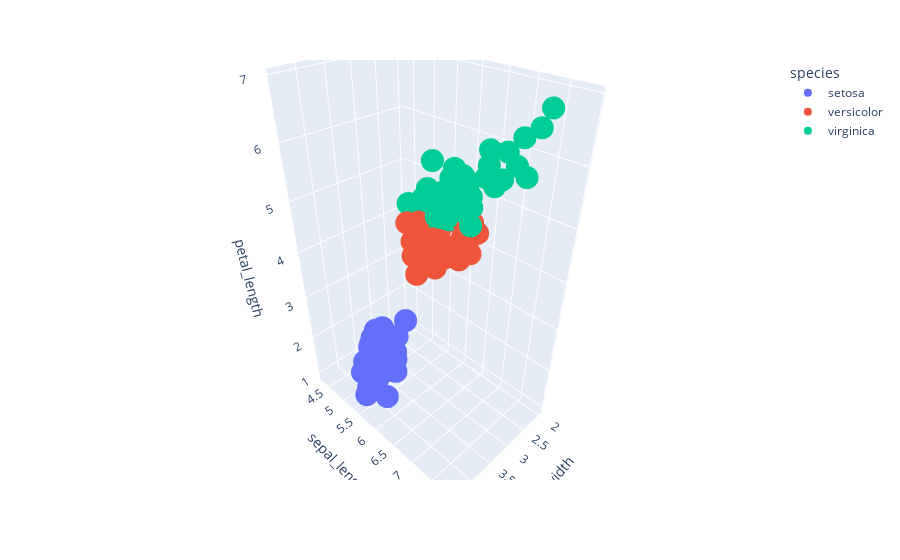

The notebook cell this image was saved under:
### Markdown cell above
################################
# Cell 06:
################################

### Code cell
# 01. Importar:
#     Bibliotecas: matplotlib, numpy
#     Módulos: pyplot
import cufflinks as cf
import plotly.express as px

# Load the iris dataset from Plotly
data = px.data.iris()
# Create a 3D scatter plot using Plotly and Cufflinks
fig = px.scatter_3d(data, x='sepal_width', y='sepal_length', z='petal_length', color='species')
fig.show()

### Figure 1 — Plotly figure (JSON) as saved in the notebook; plotly's stock layout.template omitted (floating-point values rounded to 4 significant figures)
{"data": [{"hovertemplate": "species=setosa<br>sepal_width=%{x}<br>sepal_length=%{y}<br>petal_length=%{z}<extra></extra>", "legendgroup": "setosa", "marker": {"color": "#636efa", "symbol": "circle"}, "mode": "markers", "name": "setosa", "scene": "scene", "showlegend": true, "type": "scatter3d", "x": [3.5, 3.0, 3.2, 3.1, 3.6, 3.9, 3.4, 3.4, 2.9, 3.1, 3.7, 3.4, 3.0, 3.0, 4.0, 4.4, 3.9, 3.5, 3.8, 3.8, 3.4, 3.7, 3.6, 3.3, 3.4, 3.0, 3.4, 3.5, 3.4, 3.2, 3.1, 3.4, 4.1, 4.2, 3.1, 3.2, 3.5, 3.1, 3.0, 3.4, 3.5, 2.3, 3.2, 3.5, 3.8, 3.0, 3.8, 3.2, 3.7, 3.3], "y": [5.1, 4.9, 4.7, 4.6, 5.0, 5.4, 4.6, 5.0, 4.4, 4.9, 5.4, 4.8, 4.8, 4.3, 5.8, 5.7, 5.4, 5.1, 5.7, 5.1, 5.4, 5.1, 4.6, 5.1, 4.8, 5.0, 5.0, 5.2, 5.2, 4.7, 4.8, 5.4, 5.2, 5.5, 4.9, 5.0, 5.5, 4.9, 4.4, 5.1, 5.0, 4.5, 4.4, 5.0, 5.1, 4.8, 5.1, 4.6, 5.3, 5.0], "z": [1.4, 1.4, 1.3, 1.5, 1.4, 1.7, 1.4, 1.5, 1.4, 1.5, 1.5, 1.6, 1.4, 1.1, 1.2, 1.5, 1.3, 1.4, 1.7, 1.5, 1.7, 1.5, 1.0, 1.7, 1.9, 1.6, 1.6, 1.5, 1.4, 1.6, 1.6, 1.5, 1.5, 1.4, 1.5, 1.2, 1.3, 1.5, 1.3, 1.5, 1.3, 1.3, 1.3, 1.6, 1.9, 1.4, 1.6, 1.4, 1.5, 1.4]}, {"hovertemplate": "species=versicolor<br>sepal_width=%{x}<br>sepal_length=%{y}<br>petal_length=%{z}<extra></extra>", "legendgroup": "versicolor", "marker": {"color": "#EF553B", "symbol": "circle"}, "mode": "markers", "name": "versicolor", "scene": "scene", "showlegend": true, "type": "scatter3d", "x": [3.2, 3.2, 3.1, 2.3, 2.8, 2.8, 3.3, 2.4, 2.9, 2.7, 2.0, 3.0, 2.2, 2.9, 2.9, 3.1, 3.0, 2.7, 2.2, 2.5, 3.2, 2.8, 2.5, 2.8, 2.9, 3.0, 2.8, 3.0, 2.9, 2.6, 2.4, 2.4, 2.7, 2.7, 3.0, 3.4, 3.1, 2.3, 3.0, 2.5, 2.6, 3.0, 2.6, 2.3, 2.7, 3.0, 2.9, 2.9, 2.5, 2.8], "y": [7.0, 6.4, 6.9, 5.5, 6.5, 5.7, 6.3, 4.9, 6.6, 5.2, 5.0, 5.9, 6.0, 6.1, 5.6, 6.7, 5.6, 5.8, 6.2, 5.6, 5.9, 6.1, 6.3, 6.1, 6.4, 6.6, 6.8, 6.7, 6.0, 5.7, 5.5, 5.5, 5.8, 6.0, 5.4, 6.0, 6.7, 6.3, 5.6, 5.5, 5.5, 6.1, 5.8, 5.0, 5.6, 5.7, 5.7, 6.2, 5.1, 5.7], "z": [4.7, 4.5, 4.9, 4.0, 4.6, 4.5, 4.7, 3.3, 4.6, 3.9, 3.5, 4.2, 4.0, 4.7, 3.6, 4.4, 4.5, 4.1, 4.5, 3.9, 4.8, 4.0, 4.9, 4.7, 4.3, 4.4, 4.8, 5.0, 4.5, 3.5, 3.8, 3.7, 3.9, 5.1, 4.5, 4.5, 4.7, 4.4, 4.1, 4.0, 4.4, 4.6, 4.0, 3.3, 4.2, 4.2, 4.2, 4.3, 3.0, 4.1]}, {"hovertemplate": "species=virginica<br>sepal_width=%{x}<br>sepal_length=%{y}<br>petal_length=%{z}<extra></extra>", "legendgroup": "virginica", "marker": {"color": "#00cc96", "symbol": "circle"}, "mode": "markers", "name": "virginica", "scene": "scene", "showlegend": true, "type": "scatter3d", "x": [3.3, 2.7, 3.0, 2.9, 3.0, 3.0, 2.5, 2.9, 2.5, 3.6, 3.2, 2.7, 3.0, 2.5, 2.8, 3.2, 3.0, 3.8, 2.6, 2.2, 3.2, 2.8, 2.8, 2.7, 3.3, 3.2, 2.8, 3.0, 2.8, 3.0, 2.8, 3.8, 2.8, 2.8, 2.6, 3.0, 3.4, 3.1, 3.0, 3.1, 3.1, 3.1, 2.7, 3.2, 3.3, 3.0, 2.5, 3.0, 3.4, 3.0], "y": [6.3, 5.8, 7.1, 6.3, 6.5, 7.6, 4.9, 7.3, 6.7, 7.2, 6.5, 6.4, 6.8, 5.7, 5.8, 6.4, 6.5, 7.7, 7.7, 6.0, 6.9, 5.6, 7.7, 6.3, 6.7, 7.2, 6.2, 6.1, 6.4, 7.2, 7.4, 7.9, 6.4, 6.3, 6.1, 7.7, 6.3, 6.4, 6.0, 6.9, 6.7, 6.9, 5.8, 6.8, 6.7, 6.7, 6.3, 6.5, 6.2, 5.9], "z": [6.0, 5.1, 5.9, 5.6, 5.8, 6.6, 4.5, 6.3, 5.8, 6.1, 5.1, 5.3, 5.5, 5.0, 5.1, 5.3, 5.5, 6.7, 6.9, 5.0, 5.7, 4.9, 6.7, 4.9, 5.7, 6.0, 4.8, 4.9, 5.6, 5.8, 6.1, 6.4, 5.6, 5.1, 5.6, 6.1, 5.6, 5.5, 4.8, 5.4, 5.6, 5.1, 5.1, 5.9, 5.7, 5.2, 5.0, 5.2, 5.4, 5.1]}], "layout": {"legend": {"title": {"text": "species"}, "tracegroupgap": 0}, "margin": {"t": 60}, "scene": {"domain": {"x": [0, 1], "y": [0, 1]}, "xaxis": {"title": {"text": "sepal_width"}}, "yaxis": {"title": {"text": "sepal_length"}}, "zaxis": {"title": {"text": "petal_length"}}}}}
